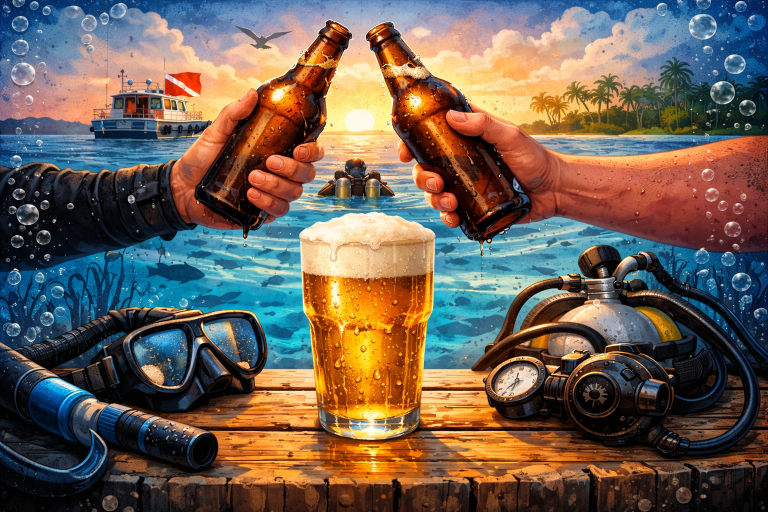
#> input picture project/references/DecoBeer.png, 1536 x 1024 px (shown at 1/2 size); its folder holds only this picture in this run
$ python -i normalize_iconset.py   (imports and definitions only)
#> lines starting #> are read from the running program, lines starting #| are printed output that depends on the picture
from __future__ import annotations

from pathlib import Path

from PIL import Image


BASE_DIR = Path(r"C:\Users\Timo\Desktop\SafeDiveCard\project\references\Iconset")
TARGET_SIZE = 256
CONTENT_BOX = 192
SKIP_PREFIXES = ("Vorlagen-",)


def should_skip(path: Path) -> bool:
    return path.name.startswith(SKIP_PREFIXES)


def normalize_icon(path: Path) -> None:
#> called with path = '../project/references/DecoBeer.png'
    with Image.open(path).convert("RGBA") as source:
        bbox = source.getbbox()
#> bbox = (0, 0, 1536, 1024)
        if bbox is None:
            canvas = Image.new("RGBA", (TARGET_SIZE, TARGET_SIZE), (0, 0, 0, 0))
            canvas.save(path)
            return

        cropped = source.crop(bbox)
        width, height = cropped.size
#> width = 1536; height = 1024
        scale = min(CONTENT_BOX / width, CONTENT_BOX / height)
#> scale = 0.125
        resized = cropped.resize(
            (max(1, round(width * scale)), max(1, round(height * scale))),
            Image.Resampling.LANCZOS,
        )
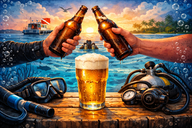
#> resized: PIL image 192x128 RGBA; mean R, G, B, A 110.4, 95.9, 84.2, 255

        canvas = Image.new("RGBA", (TARGET_SIZE, TARGET_SIZE), (0, 0, 0, 0))
#> canvas: PIL image 256x256 RGBA; every value is 0
        x = (TARGET_SIZE - resized.width) // 2
#> x = 32
        y = (TARGET_SIZE - resized.height) // 2
#> y = 64
        canvas.alpha_composite(resized, (x, y))
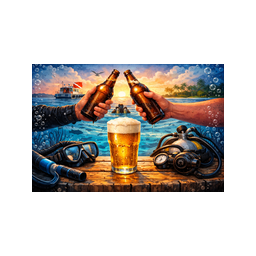
#> canvas: PIL image 256x256 RGBA; mean R, G, B, A 41.4, 35.9, 31.6, 95.6; transparent parts drawn white
        canvas.save(path)


def main() -> None:
    for path in sorted(BASE_DIR.glob("*.png")):
        if should_skip(path):
            continue
        normalize_icon(path)
        print(f"normalized\t{path.name}")


# [2 lines not run here, left out]

>>> result = normalize_icon('../project/references/DecoBeer.png')
